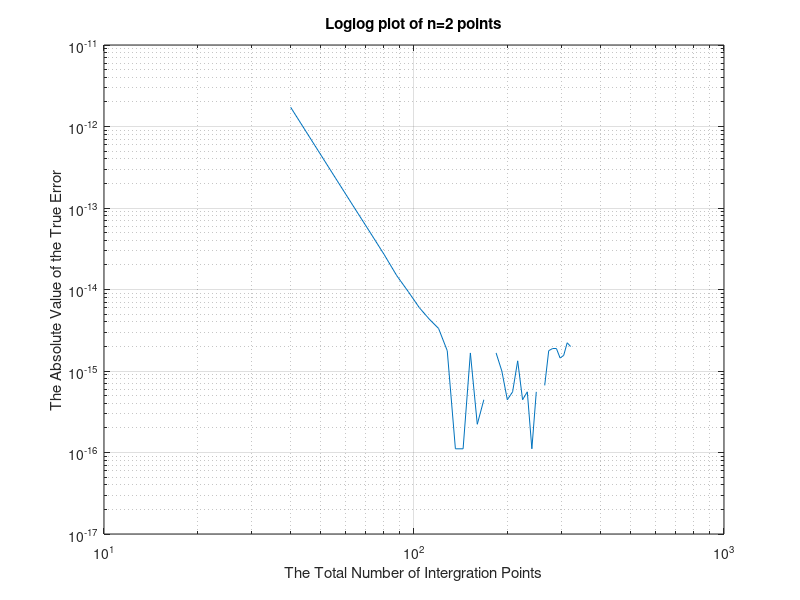
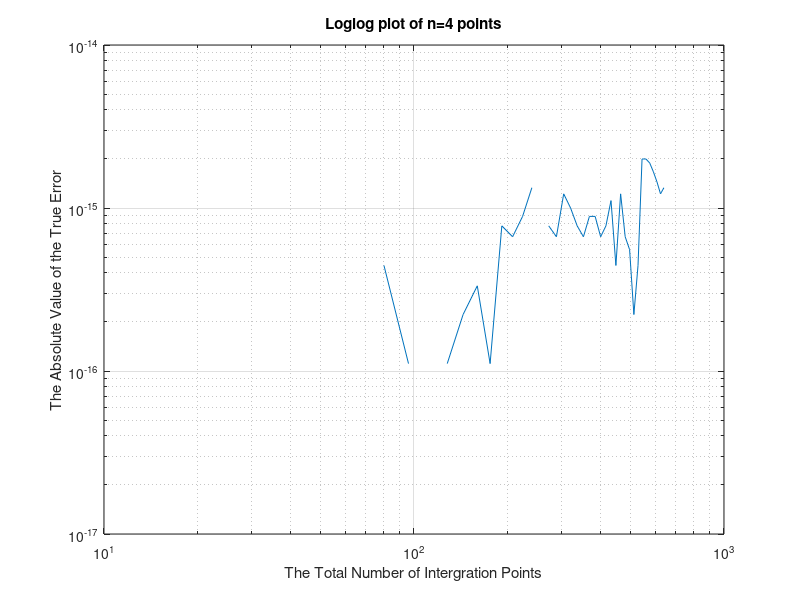

The MATLAB script that drew these images, in order:
function TEAM34PS08Q2
% The function uses composite Gauss-Legendre quadrature,
% with 2 and 4 points to approximate this integral.
f = @(x) 1/(1+x^2);

% Store the estimation values for different number of total subintervals
pt2Est = zeros(1,36);
pt4Est = zeros(1,36);

% Two weighing factors for two-point formula
pt2c0 = 1;
pt2c1 = 1;

% Two x positions for two-point formula
pt2x0 = -1/sqrt(3);
pt2x1 = 1/sqrt(3);

% Four weighing factors for four-point formula
pt4c0 = (18-sqrt(30))/36;
pt4c1 = (18+sqrt(30))/36;
pt4c2 = (18+sqrt(30))/36;
pt4c3 = (18-sqrt(30))/36;

% Four x positions for four-point formula
pt4x0 = -(sqrt(525+70*sqrt(30)))/35;
pt4x1 = -(sqrt(525-70*sqrt(30)))/35;
pt4x2 = (sqrt(525-70*sqrt(30)))/35;
pt4x3 = (sqrt(525+70*sqrt(30)))/35;

index = 0;

% n is the number of subintervals
for n = 20:4:160
    step = 1/n;      % length of each subinterval
    index = index + 1;
    for k = 0:step:1-step
        
        % lower and upper bound at each step
        lower = k;
        upper = k+step;
        
        % Perform a change of variable to find the new fx
        newdx = (upper-lower)/2;
        interfx = @(x) f(((upper+lower)+(upper-lower)*x)/2);
        newfx = @(x) newdx*interfx(x);
        
        % Use two-point forumual to find the current estimate
        pt2Curr = pt2c0*newfx(pt2x0)+ pt2c1*newfx(pt2x1);
        
        % Use four-point formula to find the current estimate
        pt4Curr = pt4c0*newfx(pt4x0) + pt4c1*newfx(pt4x1)+...
            pt4c2*newfx(pt4x2) + pt4c3*newfx(pt4x3);
        
        % Add up the estimation value for each subinterval
        pt2Est(index) = pt2Est(index) + pt2Curr;
        pt4Est(index) = pt4Est(index) + pt4Curr;
    end
end
% Find the absolute error for two-point and four-point estimation
pt2Error = abs(pi/4 - pt2Est);
pt4Error = abs(pi/4 - pt4Est);

pt2xlabel = linspace(20,160,36)*2;
pt4xlabel = linspace(20,160,36)*4;

figure
loglog(pt2xlabel,pt2Error)
hold on
box on
grid on
xlabel ('The Total Number of Intergration Points')
ylabel ('The Absolute Value of the True Error')
title ('Loglog plot of n=2 points')
hold off

figure
loglog(pt4xlabel,pt4Error)
hold on
box on
grid on
xlabel ('The Total Number of Intergration Points')
ylabel ('The Absolute Value of the True Error')
title('Loglog plot of n=4 points')
hold off
end

